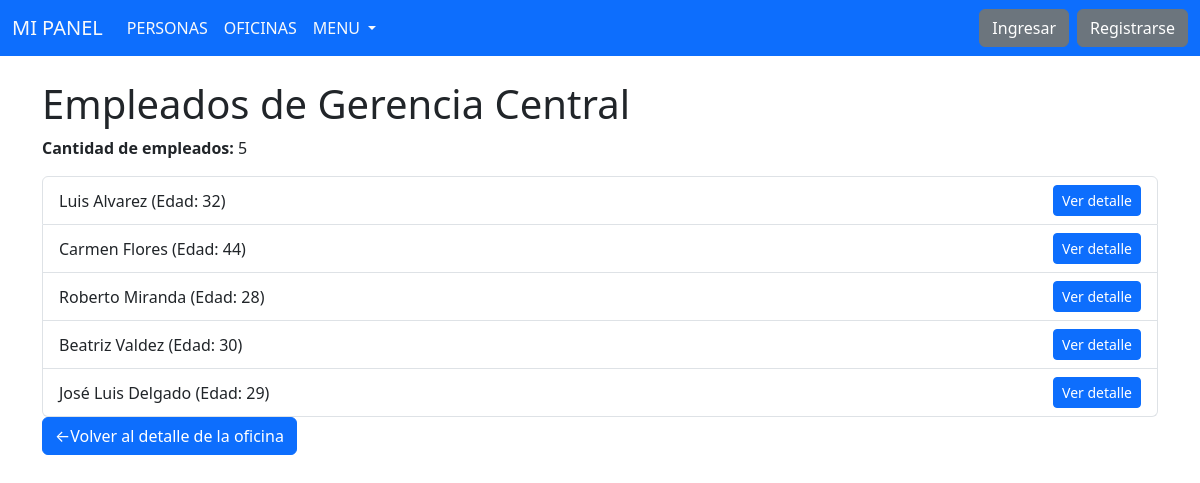
The page /oficina/empleados/1/ on the database its author committed.
### oficina/models.py (models this page shows, shortened)
class Oficina(models.Model):
    nombre = models.CharField(max_length=100)
    nombre_corto = models.CharField(max_length=10)
    class Meta:
        verbose_name = 'Oficina'
        verbose_name_plural = 'Oficinas'
        constraints = [
            models.UniqueConstraint(fields=['nombre'], name='unique_nombre_oficina'),
            models.UniqueConstraint(fields=['nombre_corto'], name='unique_nombre_corto_oficina'),
        ]

### persona/models.py (models this page shows, shortened)
class Persona(models.Model):
    nombre = models.CharField(max_length=100)
    apellido = models.CharField(max_length=100)
    edad = models.IntegerField()
    oficina = models.ForeignKey('oficina.Oficina', on_delete=models.CASCADE, related_name='personas')
    class Meta:
        verbose_name = 'Persona'
        verbose_name_plural = 'Personas'

### oficina/views.py (the view)
class OficinaEmpleadoListView(ListView):
    model = Persona
    template_name = 'oficina/empleados.html'
    context_object_name = 'empleados'
    def get_context_data(self, **kwargs):
        context = super().get_context_data(**kwargs)
        oficina = Oficina.objects.get(pk=self.kwargs['pk'])
        context['oficina'] = oficina
        context['titulo'] = 'Empleados de la Oficina'
        context['cantidad_empleados'] = oficina.personas.count()  # type: ignore # personas relacionadas
        context['empleados'] = oficina.personas.all() # type: ignore
        context['home_url'] = 'oficina:lista'
        return context

### templates/oficina/empleados.html
{% extends 'base.html' %}
{% block content %}
<div class="container mt-4">
    <h1>Empleados de {{ oficina.nombre }}</h1>
    <p><strong>Cantidad de empleados:</strong> {{ cantidad_empleados }}</p>
    {% if empleados %}
    <div class="list-group">
        {% for empleado in empleados %}
        <div class="list-group-item d-flex justify-content-between align-items-center">
            <div>
                {{ empleado.nombre }} {{ empleado.apellido }} (Edad: {{ empleado.edad }})
            </div>
            <a href="{% url 'persona:detalle' empleado.pk %}" class="btn btn-sm btn-primary">Ver detalle</a>
        </div>
        {% endfor %}
    </div>
    {% else %}
        <p>No hay empleados en esta oficina.</p>
    {% endif %}
    <a href="{% url 'oficina:detalle' oficina.pk %}" class="btn btn-primary">←Volver al detalle de la oficina</a>
</div>
{% endblock %}

### rows shown on the page
Oficina: nombre "Gerencia Central"
Persona: nombre "Luis", apellido "Alvarez", edad "32"
Persona: nombre "Carmen", apellido "Flores", edad "44"
Persona: nombre "Roberto", apellido "Miranda", edad "28"
Persona: nombre "Beatriz", apellido "Valdez", edad "30"
Persona: nombre "José Luis", apellido "Delgado", edad "29"

### other values the page prints
{{ cantidad_empleados }} "5"
